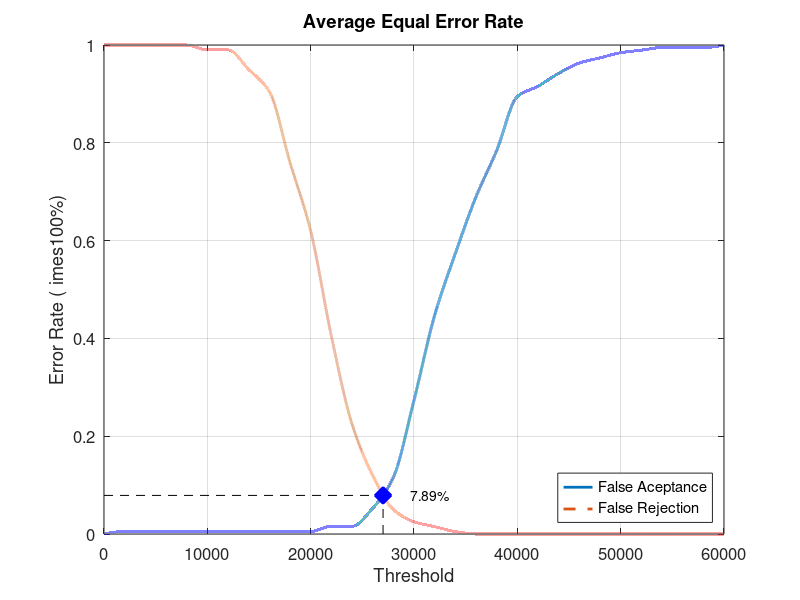
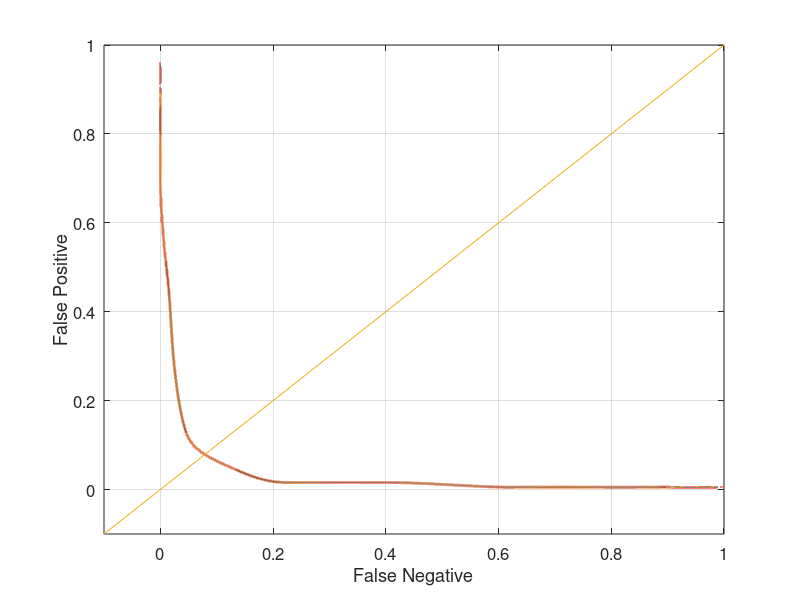

Write MATLAB code to recreate these figures, in order.
close all;
clear;
clc;
x = 0:2000:60000;
xq = 0:0.5:60000;

y0 = [0 0.00526316 0.00526316 0.00526316 0.00526316 0.00526316 0.00526316 0.00526316 0.00526316 0.00526316 0.00526316 0.0157895 0.0157895 0.0526316 0.115789 0.273684 0.447368 0.573684 0.689474 0.784211 0.894737 0.915789 0.942105 0.963158 0.973684 0.984211 0.989474 0.994737 0.994737 0.994737 1]
yy0 = interp1(x, y0, xq, 'pchip');
y1 = [1 1 1 1 1 0.99 0.99 0.95 0.905 0.76 0.62 0.405 0.225 0.12 0.05 0.025 0.015 0.005 0 0 0 0 0 0 0 0 0 0 0 0 0]
yy1 = interp1(x, y1, xq, 'pchip');

% Calculating EER: 
y2 = abs(y0 - y1);
find(y2 == min(y2))
yy2 = abs(yy0 - yy1);
xEER = find(yy2 == min(yy2));
xEERIndex = xq(xEER) % X-axis EER
yEER = yy0(xEER) % Y-axis EER

main = figure
plot(xq, yy0,'-','LineWidth', 2);	hold on
plot(xq, yy1,'--','LineWidth', 2);	hold on
plot([xEERIndex xEERIndex], [0 yEER], 'k--');	hold on
plot([0 xEERIndex], [yEER yEER], 'k--');	hold on
plot(xEERIndex, yEER, 'bx', 'LineWidth', 10);	hold on
text(xEERIndex + 10 * xEERIndex / 100, yEER, [num2str(round((10000 * yEER)) / 100) '%'])
legend('False Aceptance', 'False Rejection', 'Location', 'SouthEast')
xlabel('Threshold')
ylabel('Error Rate (	imes100%)')
title('Average Equal Error Rate')
set(gca, 'FontSize', 12)
axis([0 60000 0 1])
grid on

print(main, 'Database4_3Main', '-dpng');
FNRxFPR = figure('Color', [1 1 1]);
plot(yy1, yy0, '-', yy1, yy0, 'LineWidth', 2);
hold on
y = -0.1:0.1:1
plot(y, y); 
set(gca, 'FontSize', 12)
xlabel('False Negative')
ylabel('False Positive')
axis([-0.1 1 -0.1 1])
set(gca, 'FontSize', 12)
grid on

print(FNRxFPR, 'Database4_3FNRxFPR','-dpng');
